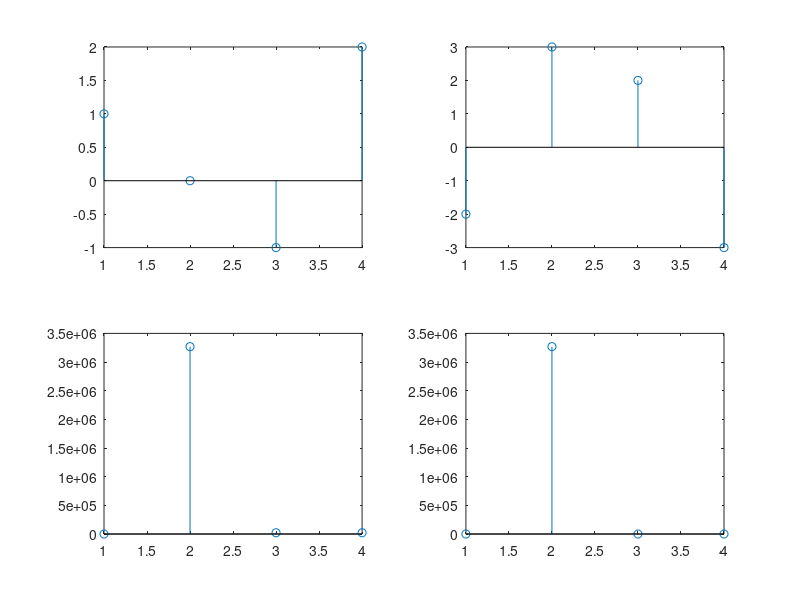

The MATLAB script that drew this image:
% Linear or Non-Linear
clc;
clear all;
close all;
% Check whether the system is Linear or not
x1=[1,0,-1,2];
x2=[-2,3,2,-3];
a=input("Enter the value of a:");
b=input("Enter the value of b:");
y1=exp(a*x1);
y2=exp(b*x2);
y11=y1+y2; %y=f(a*x1)+f(b*x2)
y12=exp(a*x1+b*x2); %y=f(a*x1+b*x2)
subplot(2,2,1);
stem(x1);
subplot(2,2,2);
stem(x2);
subplot(2,2,3);
stem(y11);
subplot(2,2,4);
stem(y12);
if (abs(y11-y12)<=0.0001)
    then
    disp("The Systen is Linear");
else
    disp("The System is Non-Linear");
end;
